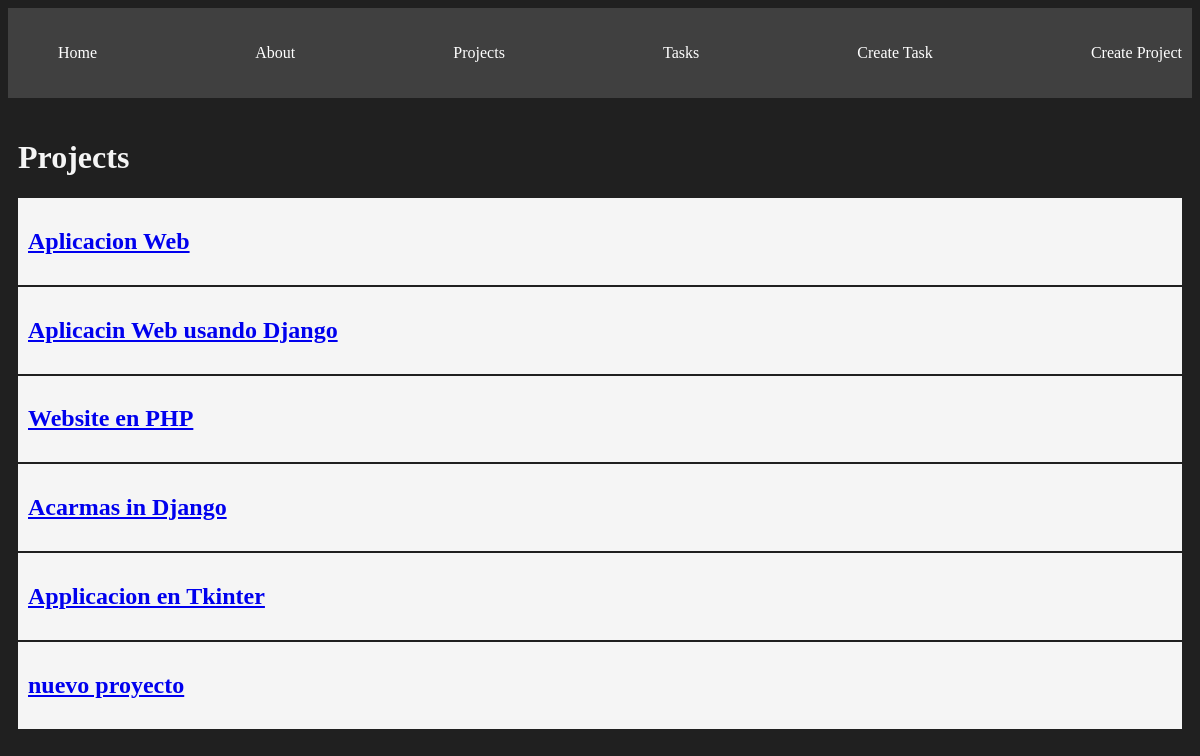
The app's page /projects/, older data.
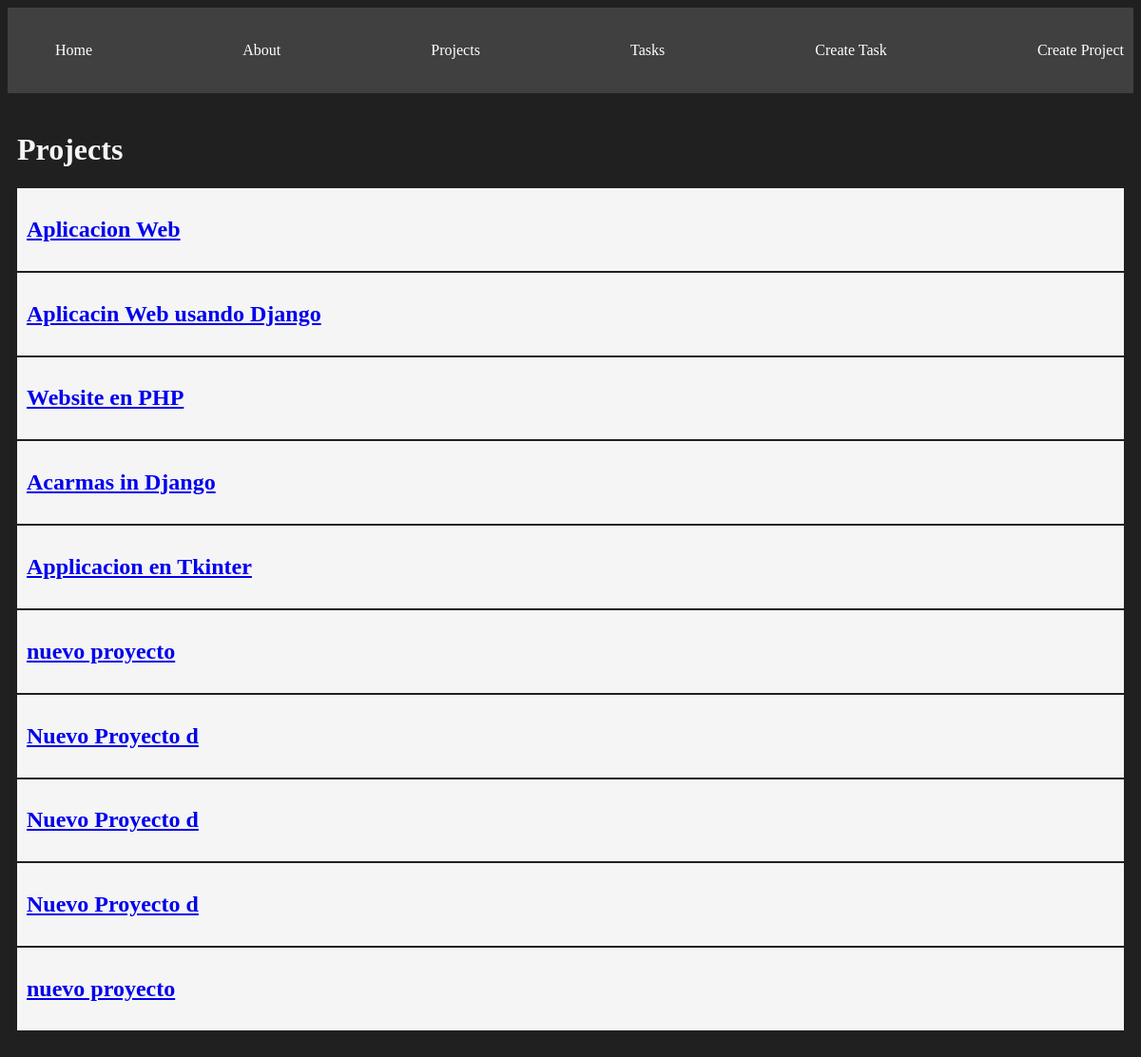
The same page, newer data.
### myapp/models.py (models this page shows, shortened)
class Project(models.Model):
    name = models.CharField(max_length=200)
    description = models.TextField(default='')

### myapp/views.py (the view)
# urls.py: path('projects/', views.Projects, name='projects'),
def Projects(request):
    projects = Project.objects.all
    return render(request, 'projects/projects.html', {
        'projects': projects
    })

### myapp/templates/projects/projects.html
{% extends 'layouts/base.html' %}
{% block content %}
<h1>Projects</h1>
{% for  project in projects %}
<article class="card">
   <a href="{% url 'project_detail' project.id %}">
      <h1>{{project.name}}</h1>
   </a>
</article>
{% endfor %}
{% endblock %}

Row changes from the older to the newer data that the page shows:
added Project: name "Nuevo Proyecto d"
added Project: name "Nuevo Proyecto d"
added Project: name "Nuevo Proyecto d"
added Project: name "nuevo proyecto"
